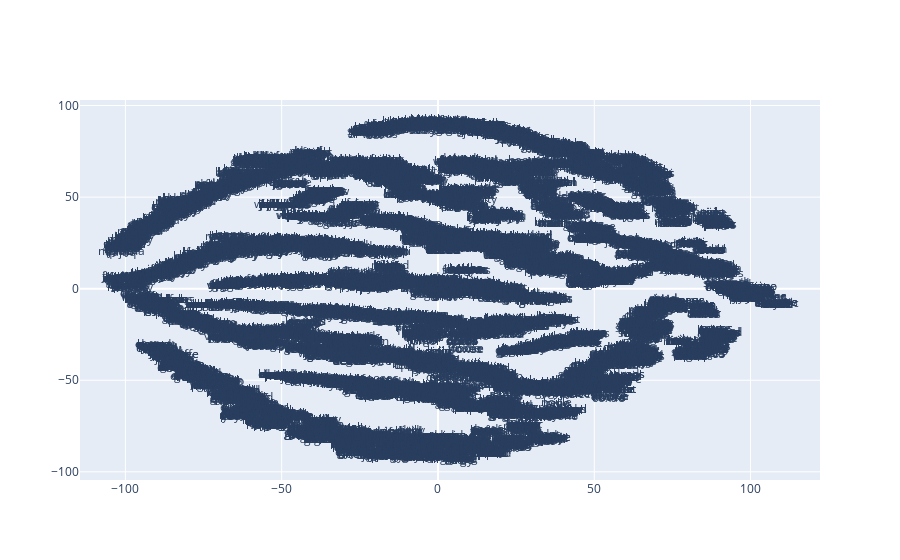

The notebook cell saved with this chart:
### Code cell
fig = go.Figure()

df = embeddings_df_trans.sample(12972)

fig.add_trace(
    go.Scatter(
        x=df[0],
        y=df[1],
        mode="text",
        text=df['word'],
        textposition="middle center"
    )
)
# fig.write_html("../word2vec_visualization.html")

### Figure 1 — Plotly figure (JSON) as saved in the notebook; plotly's stock layout.template omitted (floating-point values rounded to 4 significant figures; data arrays with more than 128 entries replaced by an {"elided": "..."} marker saying what was removed)
{"data": [{"mode": "text", "text": {"elided": "12972 str values"}, "textposition": "middle center", "type": "scatter", "x": {"elided": "12972 float values"}, "y": {"elided": "12972 float values"}}], "layout": {}}
